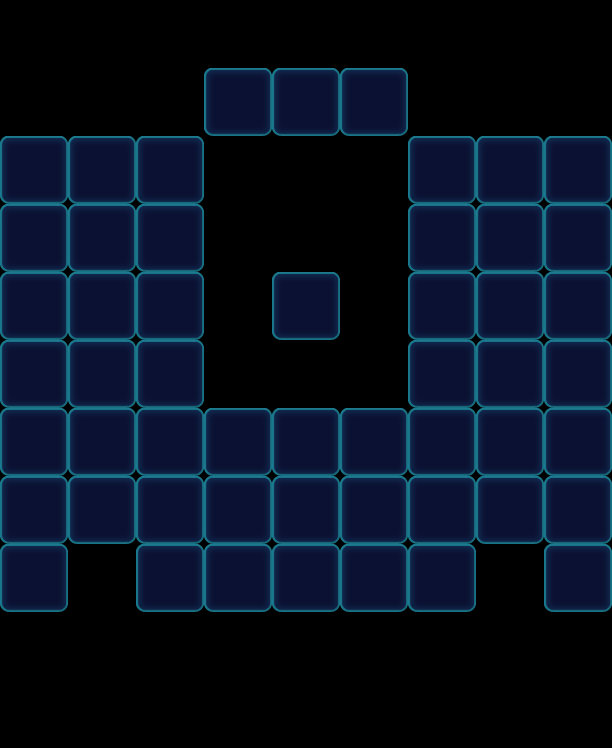

The image is a tile-based game level rendered from a .tmx file. Its description and source (layers, tilesets, objects; grid data summarised) follow:
An orthogonal 9x11 tile map with 68x68 px tiles, 1 tile layer (Valid), 2 tilesets and 38 objects (14x Haze, 11x Ice, 10x Factory_Normal, 3x Flower).

<map version="1.0" orientation="orthogonal" width="9" height="11" tilewidth="68" tileheight="68">
 <properties>
  <property name="Connect" value="08,31,1|44,41,1|88,51,1" />
 </properties>
 <tileset firstgid="1" name="game_grid1" tilewidth="68" tileheight="68">
  <image source="game_grid1.png" width="68" height="68" />
 </tileset>
 <tileset firstgid="2" name="map" tilewidth="68" tileheight="68">
  <image source="map.png" width="1024" height="1024" />
 </tileset>
 <layer name="Valid" width="9" height="11">
  <data>[99 cells, 53 non-empty, 1 distinct tile ids]</data>
 </layer>
 <objectgroup name="BottomObj" width="9" height="11" />
 <objectgroup name="MiddleObj" width="9" height="11">
  <object type="Flower" gid="4" x="0" y="612">
   <properties>
    <property name="FlowerLevel" value="1" />
   </properties>
  </object>
  <object type="Flower" gid="4" x="272" y="340">
   <properties>
    <property name="FlowerLevel" value="1" />
   </properties>
  </object>
  <object type="Flower" gid="4" x="544" y="612">
   <properties>
    <property name="FlowerLevel" value="1" />
   </properties>
  </object>
 </objectgroup>
 <objectgroup color="#000000" name="TopObj" width="9" height="11">
  <object name="10" type="Factory_Normal" x="476" y="68" width="68" height="68">
   <properties>
    <property name="FactoryColorsConfig" value="Blue,Yellow,Pink,Purple" />
    <property name="FlowerSwitch" value="1" />
   </properties>
  </object>
  <object name="10" type="Factory_Normal" x="544" y="68" width="68" height="68">
   <properties>
    <property name="FactoryColorsConfig" value="Blue,Yellow,Pink,Purple" />
    <property name="FlowerSwitch" value="1" />
   </properties>
  </object>
  <object name="10" type="Factory_Normal" x="0" y="68" width="68" height="68">
   <properties>
    <property name="FactoryColorsConfig" value="Blue,Yellow,Pink,Purple" />
    <property name="FlowerSwitch" value="1" />
   </properties>
  </object>
  <object name="10" type="Factory_Normal" x="68" y="68" width="68" height="68">
   <properties>
    <property name="FactoryColorsConfig" value="Blue,Yellow,Pink,Purple" />
    <property name="FlowerSwitch" value="1" />
   </properties>
  </object>
  <object name="10" type="Factory_Normal" x="136" y="68" width="68" height="68">
   <properties>
    <property name="FactoryColorsConfig" value="Blue,Yellow,Pink,Purple" />
    <property name="FlowerSwitch" value="1" />
   </properties>
  </object>
  <object name="10" type="Factory_Normal" x="408" y="68" width="68" height="68">
   <properties>
    <property name="FactoryColorsConfig" value="Blue,Yellow,Pink,Purple" />
    <property name="FlowerSwitch" value="1" />
   </properties>
  </object>
  <object name="10" type="Factory_Normal" x="272" y="340" width="68" height="68">
   <properties>
    <property name="FactoryColorsConfig" value="Blue,Yellow,Pink,Purple" />
    <property name="FlowerSwitch" value="1" />
   </properties>
  </object>
  <object name="10" type="Factory_Normal" x="340" y="340" width="68" height="68">
   <properties>
    <property name="FactoryColorsConfig" value="Blue,Yellow,Pink,Purple" />
    <property name="FlowerSwitch" value="1" />
   </properties>
  </object>
  <object name="10" type="Factory_Normal" x="204" y="340" width="68" height="68">
   <properties>
    <property name="FactoryColorsConfig" value="Blue,Yellow,Pink,Purple" />
    <property name="FlowerSwitch" value="1" />
   </properties>
  </object>
  <object name="10" type="Ice" x="0" y="476" width="68" height="68">
   <properties>
    <property name="Layers" value="3" />
   </properties>
  </object>
  <object name="10" type="Ice" x="136" y="544" width="68" height="68">
   <properties>
    <property name="Layers" value="3" />
   </properties>
  </object>
  <object name="10" type="Ice" x="408" y="544" width="68" height="68">
   <properties>
    <property name="Layers" value="3" />
   </properties>
  </object>
  <object name="10" type="Ice" x="544" y="476" width="68" height="68">
   <properties>
    <property name="Layers" value="3" />
   </properties>
  </object>
  <object name="10" type="Factory_Normal" x="272" y="204" width="68" height="68">
   <properties>
    <property name="FactoryColorsConfig" value="Blue,Yellow,Pink,Purple" />
    <property name="FlowerSwitch" value="1" />
   </properties>
  </object>
  <object name="10" type="Ice" x="476" y="476" width="68" height="68">
   <properties>
    <property name="Layers" value="3" />
   </properties>
  </object>
  <object name="10" type="Ice" x="68" y="476" width="68" height="68">
   <properties>
    <property name="Layers" value="3" />
   </properties>
  </object>
  <object name="10" type="Ice" x="136" y="476" width="68" height="68">
   <properties>
    <property name="Layers" value="3" />
   </properties>
  </object>
  <object name="10" type="Ice" x="408" y="476" width="68" height="68">
   <properties>
    <property name="Layers" value="3" />
   </properties>
  </object>
  <object name="10" type="Ice" x="340" y="544" width="68" height="68">
   <properties>
    <property name="Layers" value="3" />
   </properties>
  </object>
  <object name="10" type="Ice" x="272" y="544" width="68" height="68">
   <properties>
    <property name="Layers" value="3" />
   </properties>
  </object>
  <object name="10" type="Ice" x="204" y="544" width="68" height="68">
   <properties>
    <property name="Layers" value="3" />
   </properties>
  </object>
 </objectgroup>
 <objectgroup color="#00ff00" name="CeilObj" width="9" height="11">
  <object name="Haze" type="Haze" x="0" y="544" width="68" height="68">
   <properties>
    <property name="HazeLevel" value="2" />
   </properties>
  </object>
  <object name="Haze" type="Haze" x="272" y="272" width="68" height="68">
   <properties>
    <property name="HazeLevel" value="2" />
   </properties>
  </object>
  <object name="Haze" type="Haze" x="544" y="544" width="68" height="68">
   <properties>
    <property name="HazeLevel" value="2" />
   </properties>
  </object>
  <object name="Haze" type="Haze" x="0" y="476" width="68" height="68">
   <properties>
    <property name="HazeLevel" value="2" />
   </properties>
  </object>
  <object name="Haze" type="Haze" x="136" y="544" width="68" height="68">
   <properties>
    <property name="HazeLevel" value="2" />
   </properties>
  </object>
  <object name="Haze" type="Haze" x="408" y="544" width="68" height="68">
   <properties>
    <property name="HazeLevel" value="2" />
   </properties>
  </object>
  <object name="Haze" type="Haze" x="544" y="476" width="68" height="68">
   <properties>
    <property name="HazeLevel" value="2" />
   </properties>
  </object>
  <object name="Haze" type="Haze" x="340" y="544" width="68" height="68">
   <properties>
    <property name="HazeLevel" value="2" />
   </properties>
  </object>
  <object name="Haze" type="Haze" x="272" y="544" width="68" height="68">
   <properties>
    <property name="HazeLevel" value="2" />
   </properties>
  </object>
  <object name="Haze" type="Haze" x="204" y="544" width="68" height="68">
   <properties>
    <property name="HazeLevel" value="2" />
   </properties>
  </object>
  <object name="Haze" type="Haze" x="68" y="476" width="68" height="68">
   <properties>
    <property name="HazeLevel" value="2" />
   </properties>
  </object>
  <object name="Haze" type="Haze" x="476" y="476" width="68" height="68">
   <properties>
    <property name="HazeLevel" value="2" />
   </properties>
  </object>
  <object name="Haze" type="Haze" x="408" y="476" width="68" height="68">
   <properties>
    <property name="HazeLevel" value="2" />
   </properties>
  </object>
  <object name="Haze" type="Haze" x="136" y="476" width="68" height="68">
   <properties>
    <property name="HazeLevel" value="2" />
   </properties>
  </object>
 </objectgroup>
</map>
